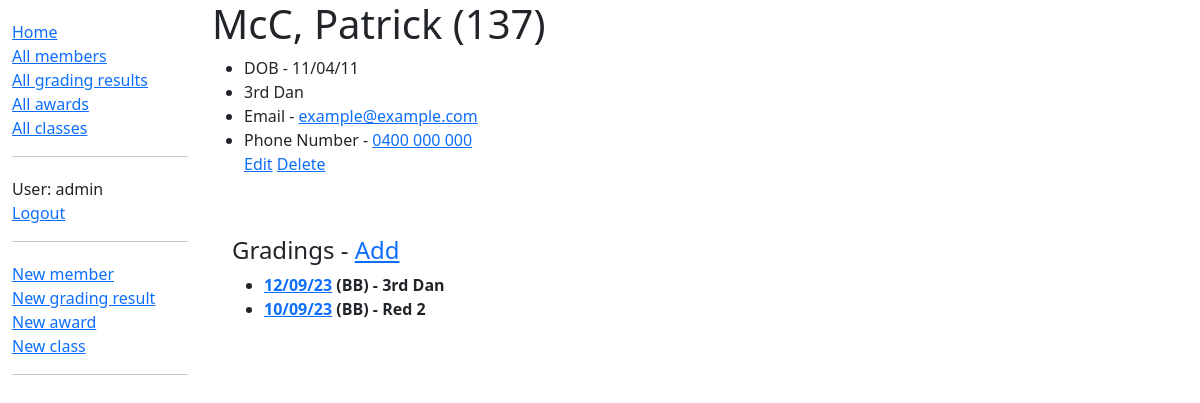
Page /dashboard/member/1 (signed in) on the earlier database version.
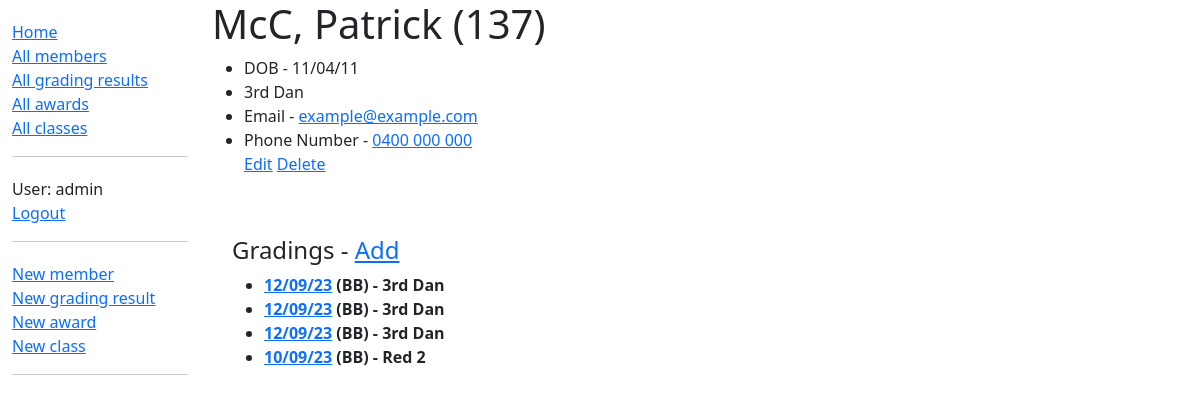
Same page on the later database version.
### dashboard/models.py (models this page shows, shortened)
class GradingResult(models.Model):
    member = models.ForeignKey(Member, on_delete=models.RESTRICT, related_name='member2gradings')
    date = models.DateField()
    type = models.CharField(max_length=2, choices=GRADINGS)
    assessor = models.ManyToManyField(Member, help_text='Who assessed this particular grading?', related_name='assessor2gradings')
    forbelt = models.CharField(max_length=50, choices=BELT_CHOICES, verbose_name="For Belt")
    comments = models.CharField(max_length=200, blank=True)
    award = models.ForeignKey(Award, on_delete=models.RESTRICT, verbose_name='Award', null=True, blank=True)
    class Meta:
        ordering = ['-date', 'type', '-forbelt', 'member__idnumber']
    def get_absolute_url(self):
        return reverse('grading-result-detail', args=[str(self.id)])

### dashboard/views.py (the view)
# urls.py: path('member/<int:pk>', views.MemberDetailView.as_view(), name='member-detail'),
class MemberDetailView(LoginRequiredMixin, generic.DetailView):
    model = Member

### dashboard/templates/dashboard/member_detail.html (shortened to what this page needs)
{% extends "base_generic.html" %}
{% block content %}
  <h1>{{ member.last_name }}, {{ member.first_name }} ({{ member.idnumber }})</h1>
  <div>
    <ul>
      <li>{% if member.date_of_birth %}
        DOB - {{ member.date_of_birth|date:"d/m/y" }}
      {% else %}
        No DOB on file - <a href="{% url 'update-member' member.pk %}">Fix</a>
      {% endif %}
      </li>
      <li>{% if member.belt %}{{ member.get_belt_display }}{% else %}No Belt{% endif %}</li>
      <li>{% if member.email %}Email - <a href="mailto:{{ member.email }}">{{ member.email }}</a>{% else %}No email on file - <a href="{% url 'update-member' member.pk %}">Fix</a>{% endif %}</li>
      <li>{% if member.phone %}Phone Number - <a href="tel: {{ member.phone }}">{{ member.phone }}</a>{% else %}No phone number on file - <a href="{% url 'update-member' member.pk %}">Fix</a>{% endif %}</li>
      <a href="{% url 'update-member' member.pk %}">Edit</a> <a href="{% url 'delete-member' member.pk %}">Delete</a>
    </ul>
  </div>
  <br>
  <div style="margin-left:20px;margin-top:20px">
    <h4>Gradings - <a href="{% url 'add-grading-result' %}?member_id={{ member.id|urlencode }}">Add</a></h4>
    {% if member.member2gradings.all %}
    <ul>
        {% for gr in member.member2gradings.all %}
            <li><strong><a href="{{ gr.get_absolute_url }}">{{ gr.date|date:"d/m/y" }}</a> ({{ gr.type }}) - {{ gr.get_forbelt_display }}
            </strong></li>
        {% endfor %}
    </ul>
    {% else %}
        <p>This member has not graded.</p>
    {% endif %}
  </div>
{% endblock %}

Differences in the rows shown:
added GradingResult: date "12/09/23", type "BB", forbelt "3rd Dan"
added GradingResult: date "12/09/23", type "BB", forbelt "3rd Dan"
